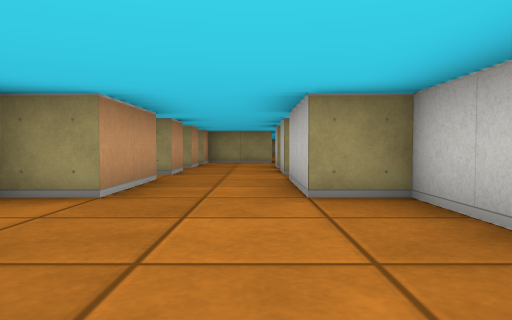
view 1 (above)

22 first-person views from a walk through a cub3D ray-caster map. The camera is about half as high as the walls, tilts 2° down and sees 70° across. The floor is counted in squares. Each view is taken from the middle of a square. On the plan, view 1 faces up. The plan holds only what a view shows up to about 9 squares ahead; the rest is blank.

view 2
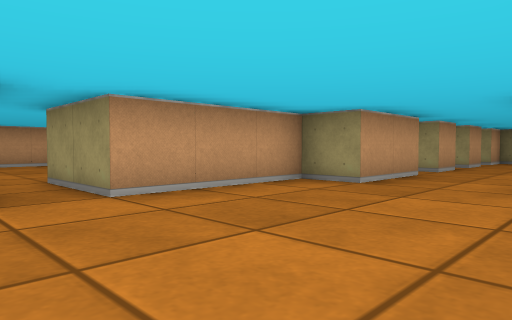

view 3
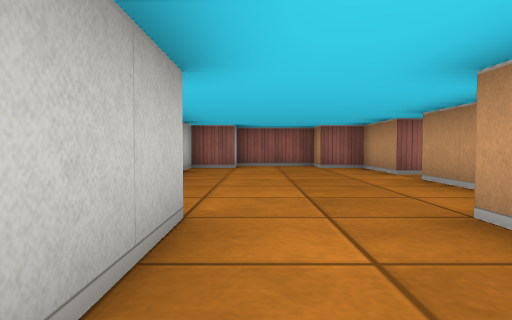

view 4
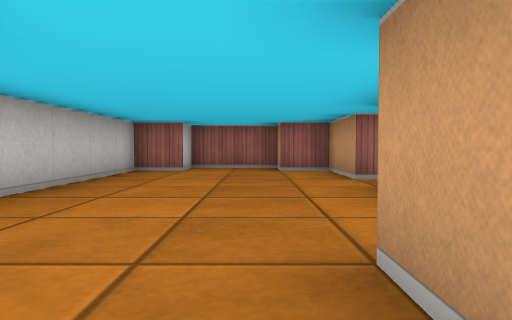

view 5
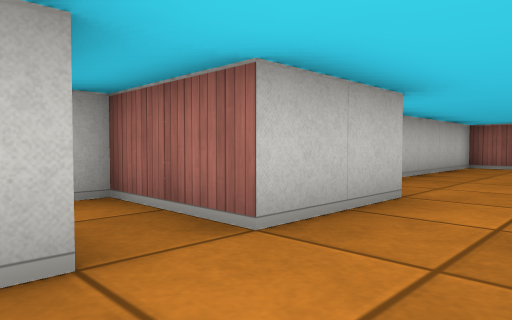

view 6
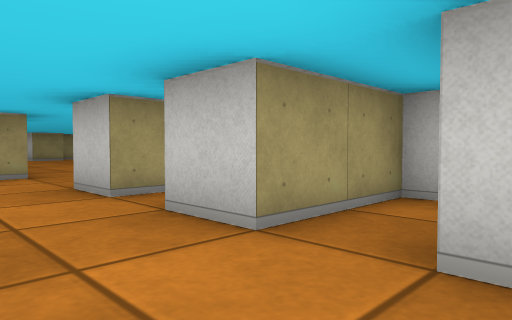

view 7
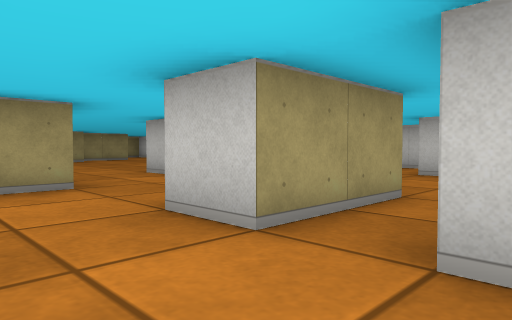

view 8
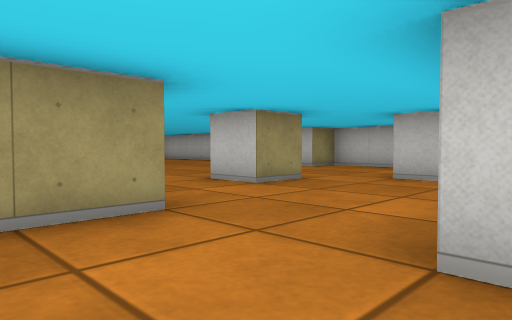

view 9
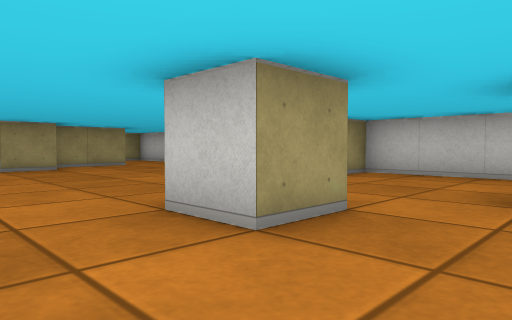

view 10
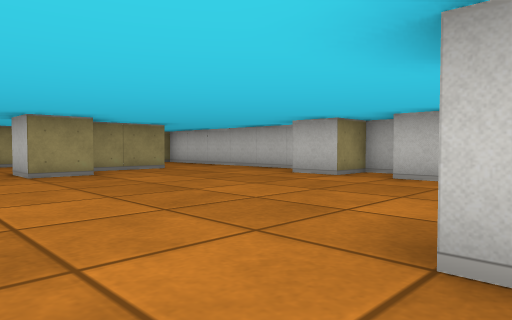

view 11
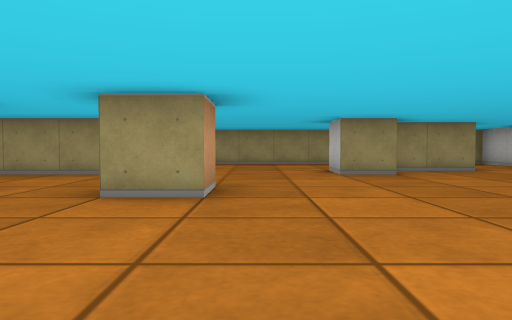

view 12
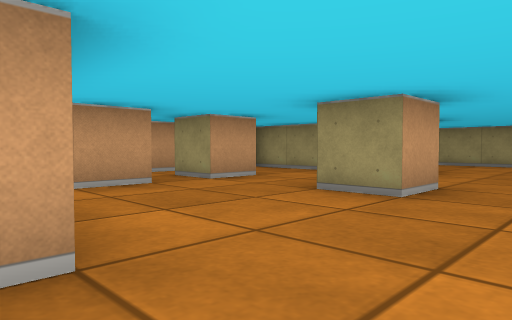

view 13
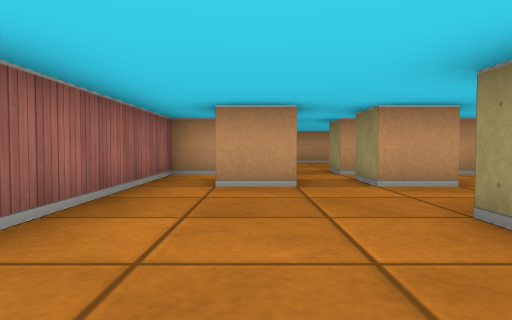

view 14
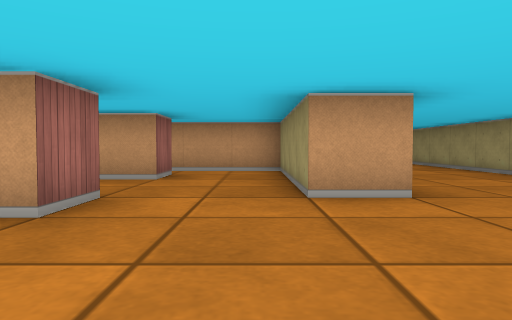

view 15
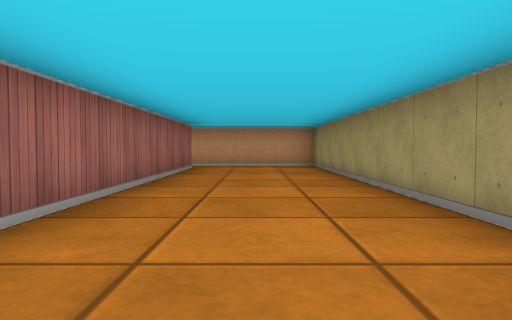

view 16
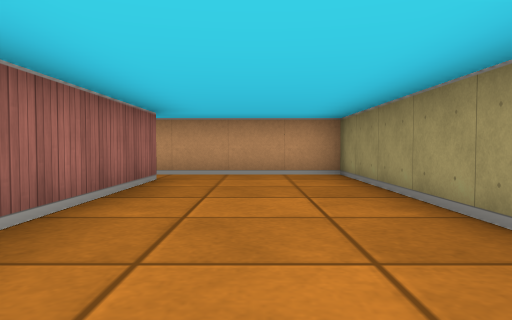

view 17
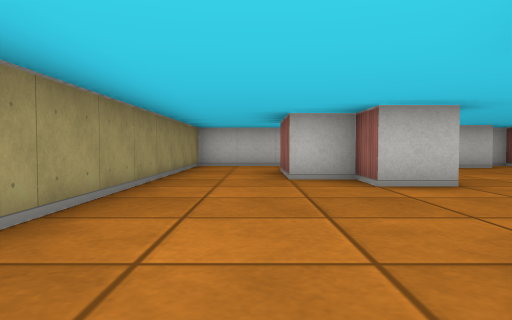

view 18
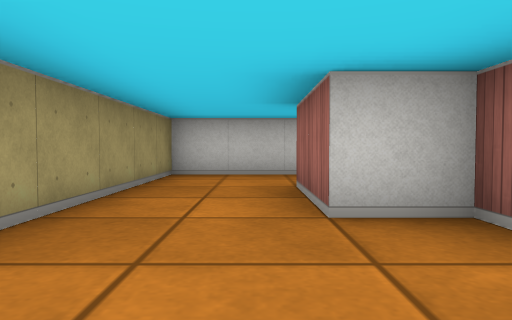

view 19
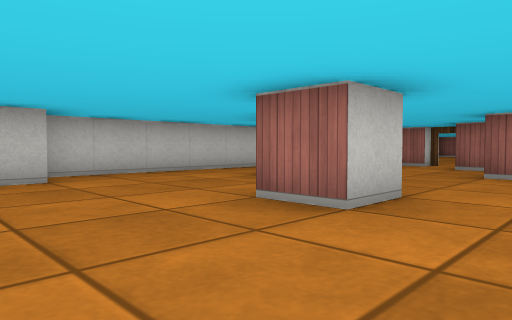

view 20
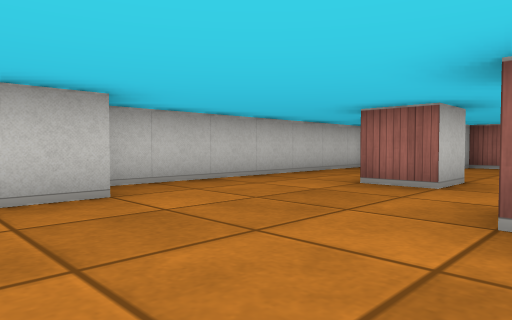

view 21
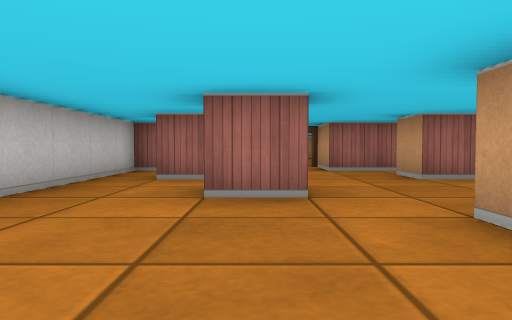

view 22
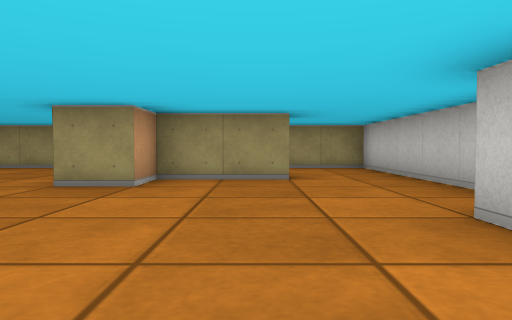

### Floor plan
Ten units are one square. View 1 is at (0, 0); x grows to the right and y downward. Boxes are objects, and circles mark ways between rooms. Rooms are numbered by the first view taken in them; rooms with no view inside come last. Other rooms are left out.
<svg viewBox="-100 -240 180 280">
<path fill="none" stroke="#000" d="M-25 5 -25 25 -15 25 -15 35 5 35 5 25 15 25 15 -35 5 -35M-15 -35 -25 -35 -25 -5M-15 -55 -15 -35M-15 -76 -15 -65 -19 -65M5 -35 5 -55 25 -55 25 -65 5 -65 5 -75M-15 -92 -15 -85 -19 -85M25 -85 5 -85 5 -95M-5 -175 5 -175 5 -165 -5 -165M-25 -156 -25 -145M-5 -206 -5 -195 -45 -195 -45 -165M-35 -175 -25 -175 -25 -165 -35 -165M36 -125 25 -125 25 -135 35 -135M6 -115 -6 -115M56 -205 35 -205 35 -195 25 -195 25 -205 35 -205 35 -215 55 -215M-45 -144 -45 -135 -1 -135M65 -144 65 -155M75 -159 75 -165 65 -165 65 -175M75 -182 75 -235 -95 -235 -95 -201M45 -104 45 -115 55 -115M16 -95 25 -95 25 -85M58 -95 65 -95M20 -75 35 -75 35 -60M-85 -205 -21 -205M49 -65 55 -65 55 -69M70 -75 75 -75 75 -145 68 -145"/>
<circle cx="-5" cy="-45" r="3" fill="#2a7"/>
<circle cx="-5" cy="-70" r="3" fill="#2a7"/>
<circle cx="-5" cy="-90" r="3" fill="#2a7"/>
<circle cx="15" cy="-80" r="3" fill="#2a7"/>
<text x="-10" y="0">1</text>
<text x="0" y="-60">2</text>
<text x="0" y="-80">3</text>
<text x="10" y="-170">4</text>
</svg>
Room 1 opens to room 2. Room 2 opens to room 3. Room 3 opens to room 4.

Where each view was taken, in squares from view 1:
view 1: 0 up, 0 right, facing up
view 2: 1 down, 1 right, facing up-left
view 3: 6 up, 0 right, facing down
view 4: 5 up, 1 left, facing down
view 5: 7 up, 1 left, facing down-right
view 6: 5 up, 1 left, facing up-right
view 7: 7 up, 1 left, facing up-right
view 8: 9 up, 1 left, facing up-right
view 9: 11 up, 1 right, facing up-right
view 10: 13 up, 1 right, facing up-right
view 11: 13 up, 1 right, facing up
view 12: 13 up, 2 right, facing up-left
view 13: 15 up, 2 right, facing left
view 14: 19 up, 3 right, facing left
view 15: 22 up, 0 right, facing left
view 16: 22 up, 3 left, facing left
view 17: 22 up, 2 left, facing right
view 18: 22 up, 1 right, facing right
view 19: 16 up, 1 right, facing down-right
view 20: 16 up, 3 right, facing down-right
view 21: 15 up, 5 right, facing down
view 22: 15 up, 5 right, facing up
